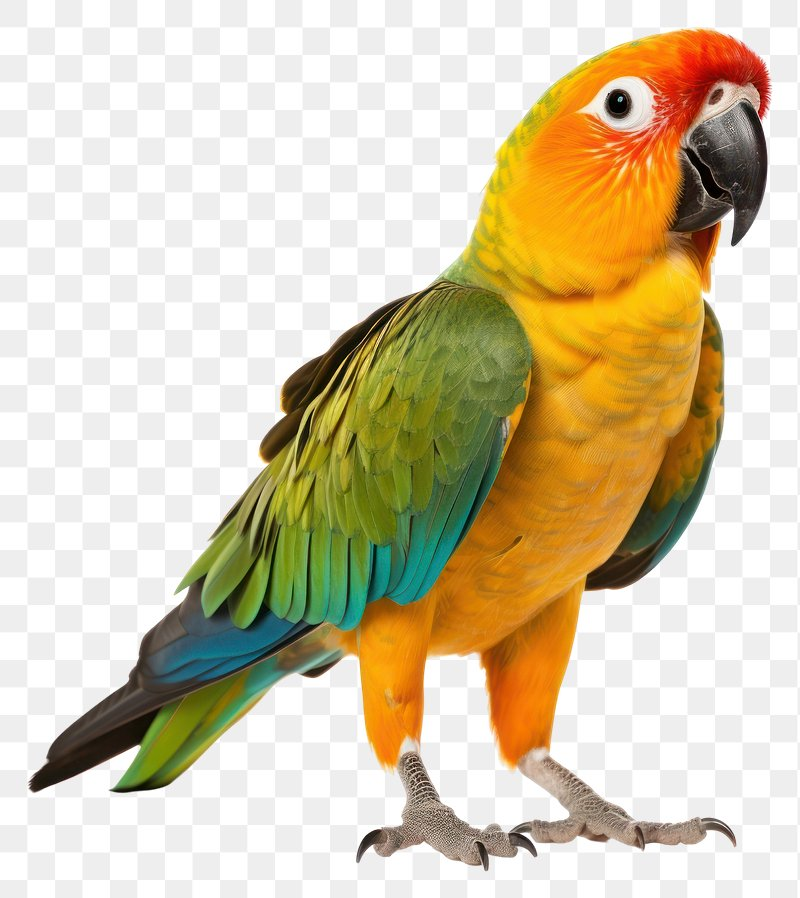
#> input picture parrot_image.jpg, 800 x 898 px
$ jupyter execute Lesson11_class_practice_images.ipynb   (shell and % lines are left out)
#> lines starting #> are read from the running program, lines starting #| are printed output that depends on the picture
This Python script loads an image, converts it into a numerical grid, isolates the red color channel, and displays the result. Because the green and blue data are removed, the final image appears entirely in shades of red and black.

[cell 1]
import numpy as np
import matplotlib.pyplot as plt
from PIL import Image

[cell 2]
pic = Image.open('parrot_image.jpg') #Read image file
#> pic is the input picture: PIL image 800x898 RGB; mean R, G, B 213.1, 200.3, 170.6

[cell 3]
pic

[cell 4]
pic_arr = np.asarray(pic)

[cell 5]
pic_arr.shape
#> Out = (898, 800, 3)

[cell 6]
pic_red = pic_arr.copy()

pic_red[:,:,1]=0: NumPy uses 0-based indexing. In the third dimension (the color channels), index 0 is Red, index 1 is Green, and index 2 is Blue.
This line selects every single pixel ([:,:]) and sets its Green channel (1) to zero.

pic_red[:,:,2]=0: Similarly, this selects every pixel and sets its Blue channel (2) to zero.

Result: Because Green and Blue are entirely erased, only the Red channel numbers remain.

[cell 7]
pic_red[:,:,1]=0 # Zero out contribution from green
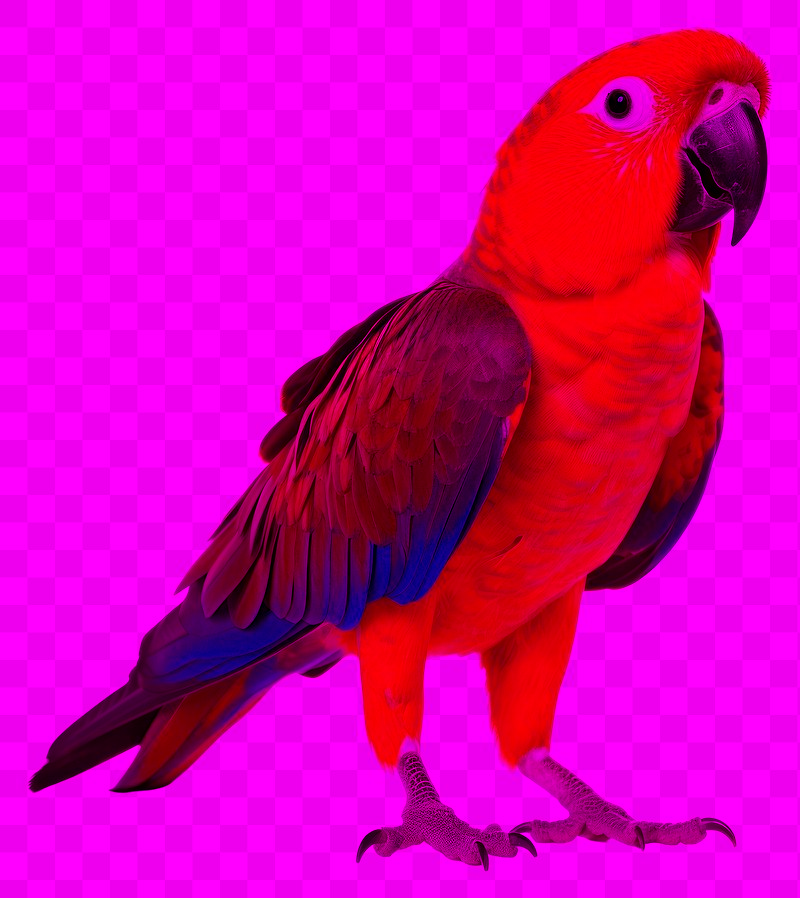
#> pic_red: shape (898, 800, 3); mean R, G, B 213.1, 0, 170.6
pic_red[:,:,2]=0 # Zero out contribution from blue
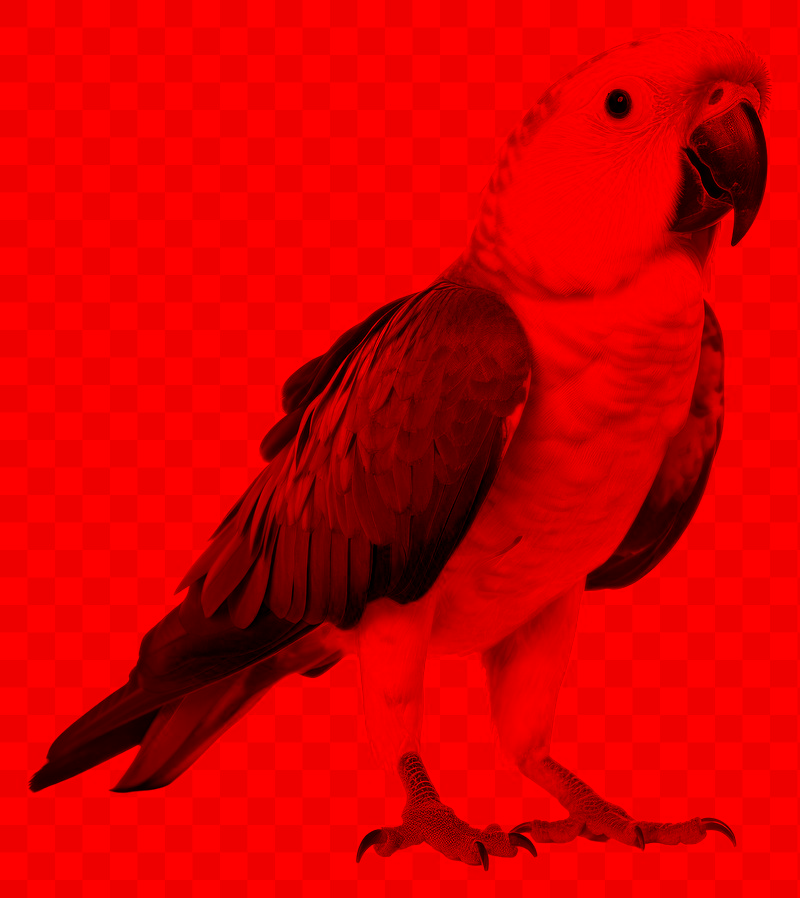
#> pic_red: shape (898, 800, 3); mean R, G, B 213.1, 0, 0

[cell 8]
pic_red

[cell 9]
plt.imshow(pic_red)
plt.axis('off') # Hides the pixel coordinate axes
plt.show()

**Loading and Displaying an Image with OpenCV**

[cell 10]
import cv2 #pip install opencv-python

[cell 11]
#Load an image
image = cv2.imread('parrot_image.jpg')

[cell 12]
#Display an image
cv2.imshow('Parrot', image)
cv2.waitKey(0) #wait for any key press
cv2.destroyAllWindows() #Close the window

[cell 13]
#Splitting into channels
B, G, R = cv2.split(image)
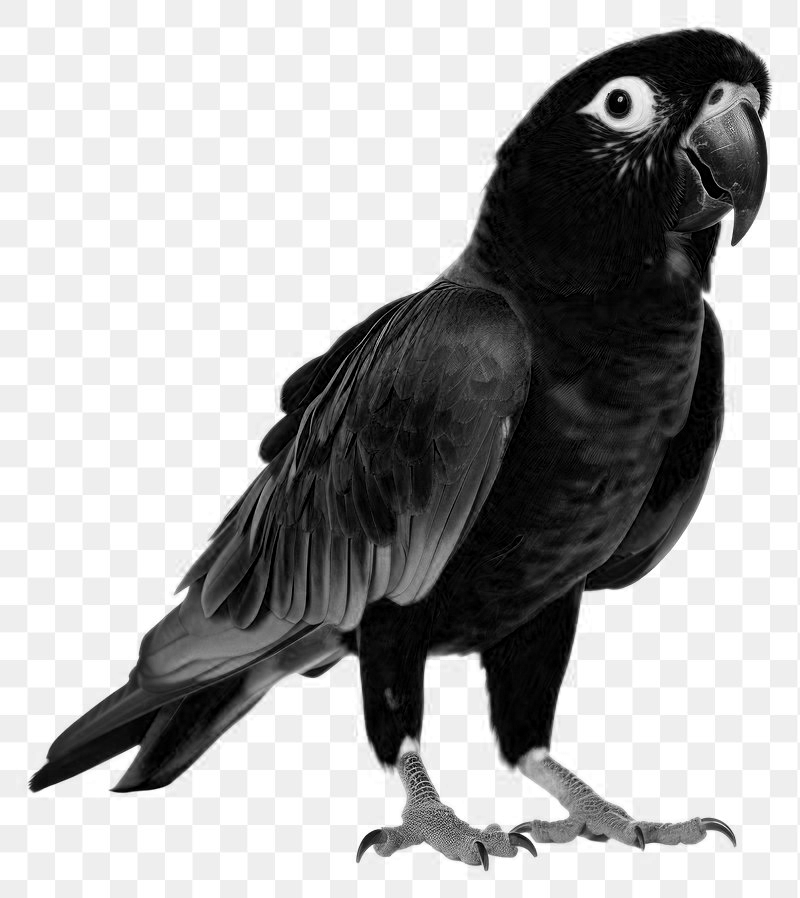
#> B: shape (898, 800); min 0, max 255, mean 170.6
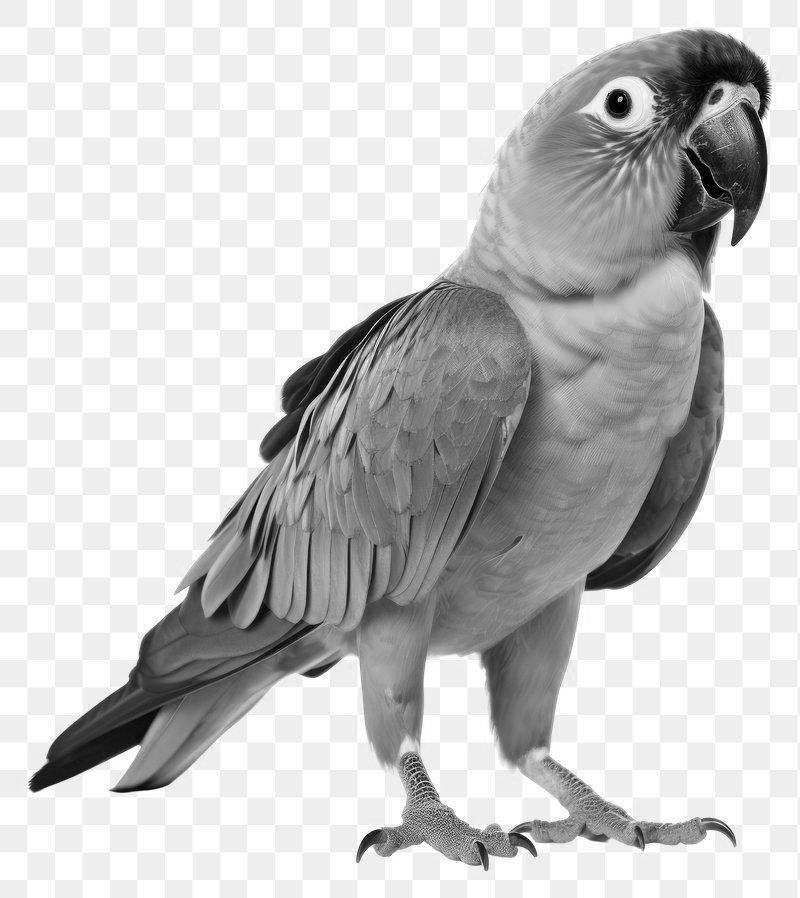
#> G: shape (898, 800); min 0, max 255, mean 200.3
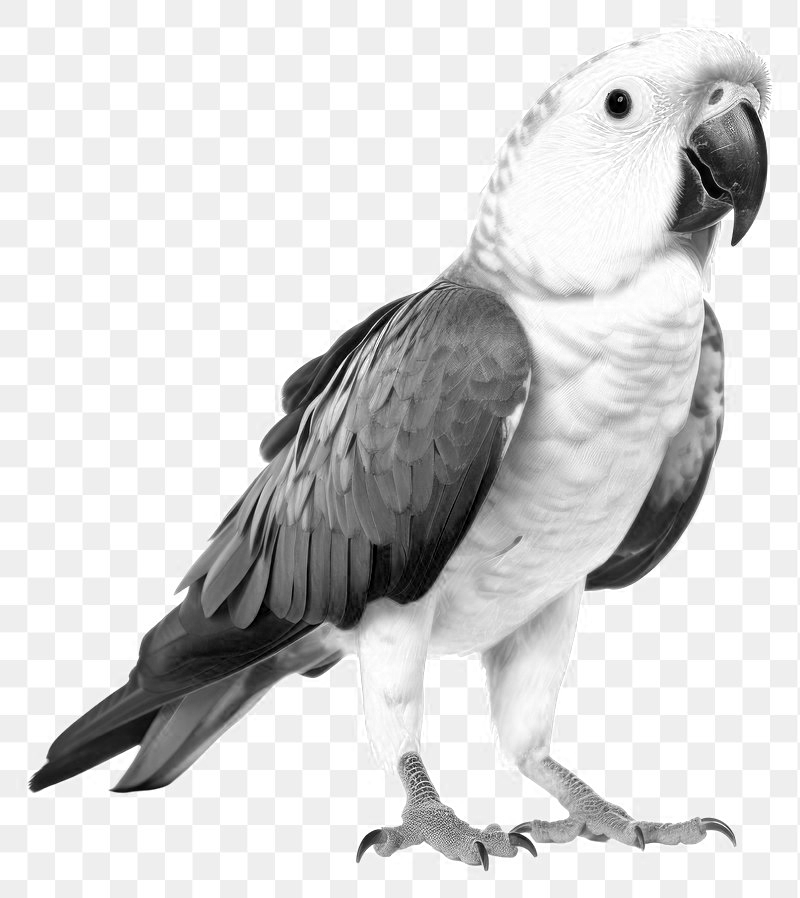
#> R: shape (898, 800); min 0, max 255, mean 213.1

[cell 14]
# Display the Blue channel
cv2.imshow('Blue Channel', B)
cv2.waitKey(0) #wait for any key press
cv2.destroyAllWindows() #Close the window

[cell 15]
#Merge channels
merged_image = cv2.merge([B, G, R])

[cell 16]
# Display the merged image
cv2.imshow('Merged Image', merged_image)
cv2.waitKey(0) #wait for any key press
cv2.destroyAllWindows() #Close the window

[cell 17]
# Convert to grayscale
gray_image = cv2.cvtColor(image, cv2.COLOR_BGR2GRAY)
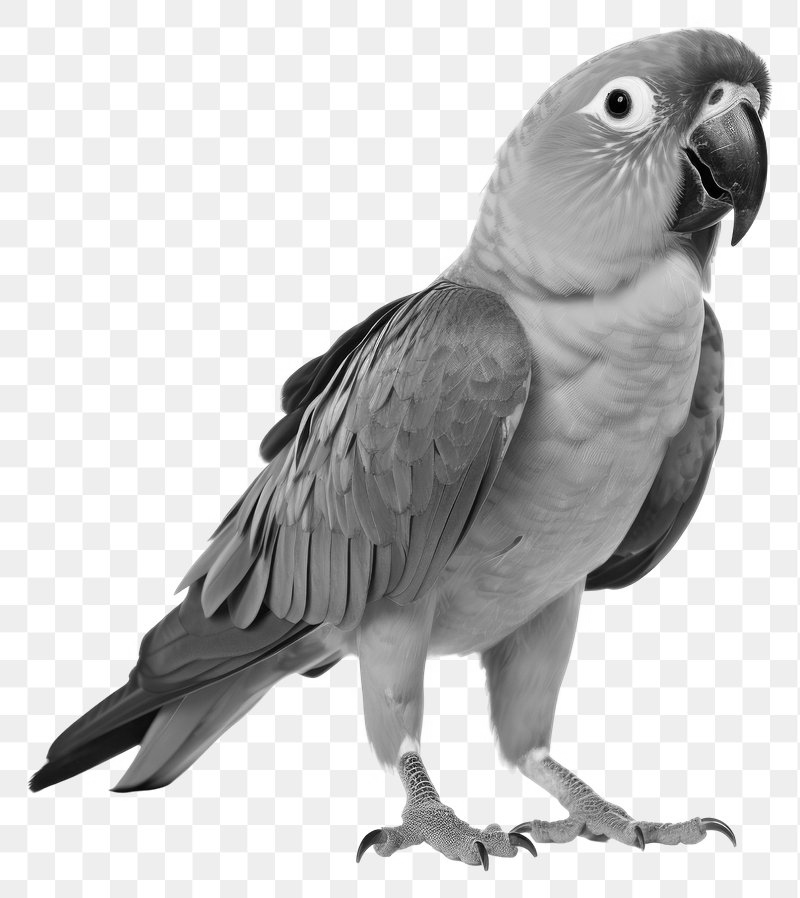
#> gray_image: shape (898, 800); min 0, max 255, mean 200.8
cv2.imshow('Grayscale Image', gray_image)
cv2.waitKey(0) #wait for any key press
cv2.destroyAllWindows() #Close the window

$ run again, with pizza_image.jpg copied over parrot_image.jpg
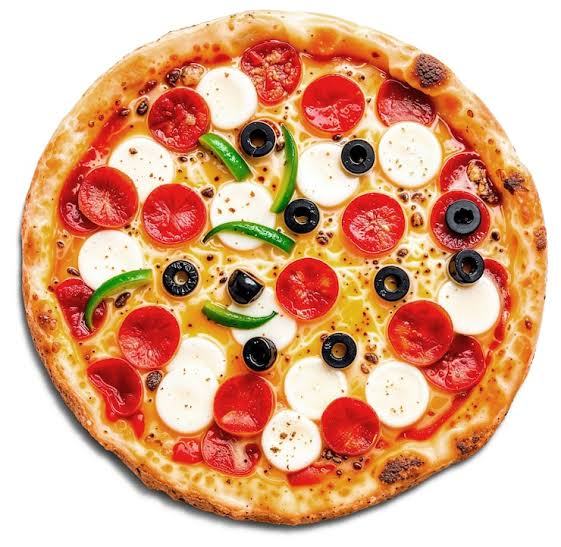
#> input picture pizza_image.jpg, 561 x 547 px
#> pic is the input picture: PIL image 561x547 RGB; mean R, G, B 222.2, 171.2, 140.6
#> `B, G, R = cv2.split(image)`:
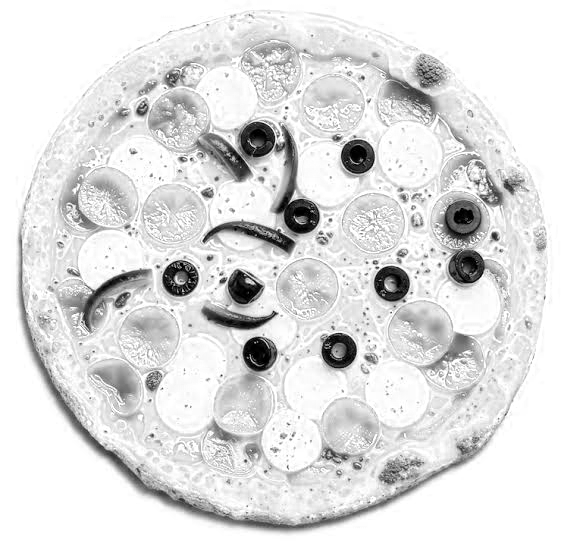
#> R: shape (547, 561); min 0, max 255, mean 222.2
#> `gray_image = cv2.cvtColor(image, cv2.COLOR_BGR2GRAY)`:
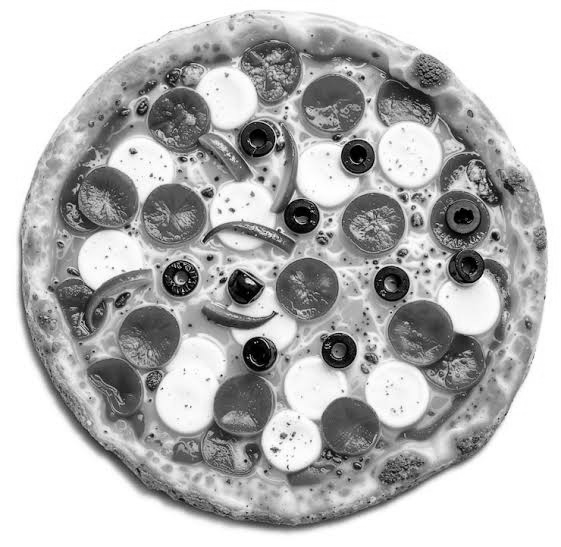
#> gray_image: shape (547, 561); min 0, max 255, mean 182.9

$ run again, with soccer_ball_image.jpg copied over parrot_image.jpg
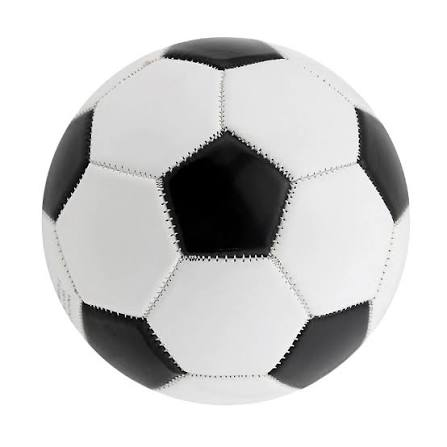
#> input picture soccer_ball_image.jpg, 447 x 447 px
#> pic is the input picture: PIL image 447x447 RGB; mean R, G, B 210.2, 210.2, 210.1
#> `pic_red[:,:,1]=0`:
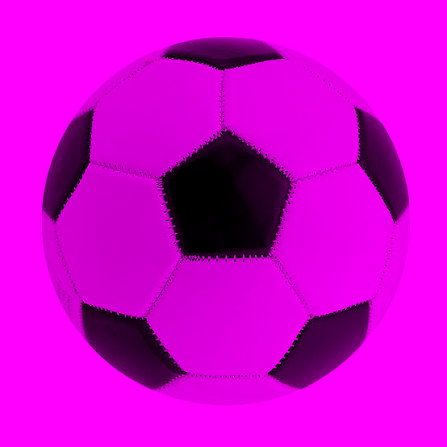
#> pic_red: shape (447, 447, 3); mean R, G, B 210.2, 0, 210.1
#> `pic_red[:,:,2]=0`:
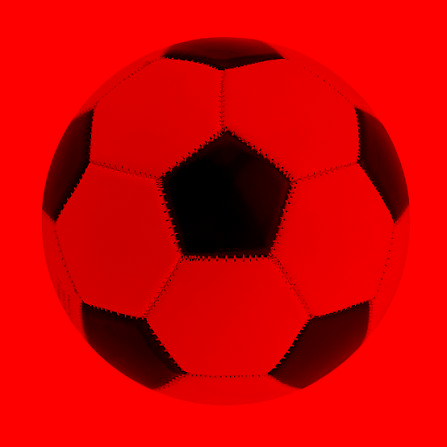
#> pic_red: shape (447, 447, 3); mean R, G, B 210.2, 0, 0
